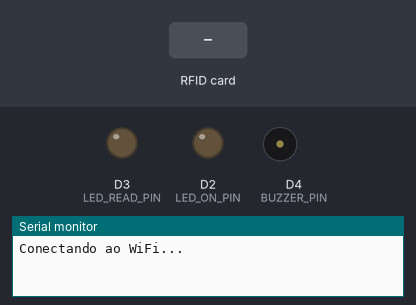
The sketch below on a simulated ESP8266 (NodeMCU). Shown: output pins drawn as LEDs (lit = HIGH), buzzer (waves = sounding), the last lines printed to the serial monitor. Inputs (shaded band) come from the test bench. WiFi joins after 1.5 s; servers stay silent unless stated; no MQTT or app messages arrive unless stated.

Above: at 0.1 s.
At 2.7 s:
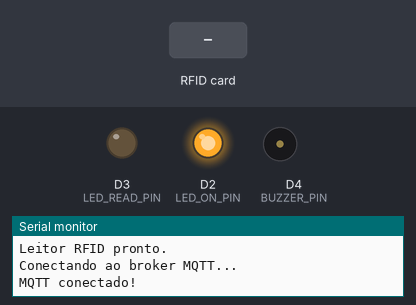
2.8 s: RFID card 5E 7A 19 C4 held to the reader
At 2.91 s:
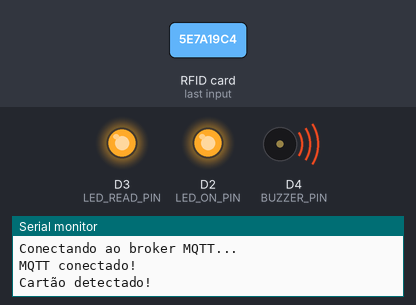
Timing chart, 0 to 5.8 s (numbered marks = the images above; inputs shaded):
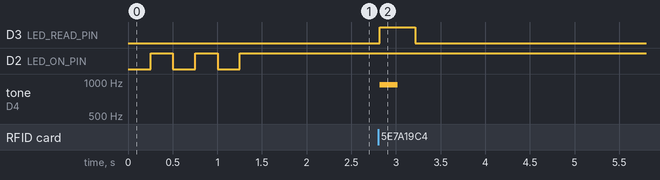

Measured:
- after the input at 2.8 s, D3 (LED_READ_PIN): LOW → HIGH at once, → LOW 0.40 s later; tone on D4 (BUZZER_PIN): silent → 950 Hz at once, → silent 0.20 s later

The sketch:

firmware.ino
```cpp
#include <ESP8266WiFi.h>
#include <PubSubClient.h>
#include <SPI.h>
#include <MFRC522.h>

#define SS_PIN D8
#define RST_PIN D0
#define BUZZER_PIN D4
#define LED_ON_PIN D2
#define LED_READ_PIN D3

const char* ssid = "Mobile_AP";
const char* password = "frd4aws2";
const char* mqtt_server = "137.131.151.245";

WiFiClient espClient;
PubSubClient client(espClient);

MFRC522 rfid(SS_PIN, RST_PIN);

// -------- BUZZER --------
void beep() {
  tone(BUZZER_PIN, 950);
  digitalWrite(LED_READ_PIN, HIGH); // 2kHz
  delay(200);            // duração do beep
  noTone(BUZZER_PIN);
  delay(200);
  digitalWrite(LED_READ_PIN, LOW);
}

// ------------------------

void conectarWifi() {

  Serial.println("Conectando ao WiFi...");
  WiFi.begin(ssid, password);

  while (WiFi.status() != WL_CONNECTED) {
    delay(250);
    digitalWrite(LED_ON_PIN, HIGH);
    Serial.print(".");
    delay(250);
    digitalWrite(LED_ON_PIN, LOW);
  }

  digitalWrite(LED_ON_PIN, HIGH);
  Serial.println("\nWiFi conectado!");
  Serial.print("IP: ");
  Serial.println(WiFi.localIP());
}

void conectarMQTT() {

  while (!client.connected()) {

    Serial.println("Conectando ao broker MQTT...");

    if (client.connect("esp8266_rfid")) {
      Serial.println("MQTT conectado!");
    }
    else {

      Serial.print("Erro MQTT: ");
      Serial.println(client.state());

      Serial.println("Tentando novamente...");
      delay(2000);
    }
  }
}

void setup() {

  Serial.begin(9600);

  pinMode(BUZZER_PIN, OUTPUT);
  pinMode(LED_ON_PIN, OUTPUT);
  pinMode(LED_READ_PIN, OUTPUT);

  conectarWifi();

  client.setServer(mqtt_server, 1883);

  SPI.begin();
  rfid.PCD_Init();

  Serial.println("Leitor RFID pronto.");
}

void loop() {

  if (!client.connected()) {
    conectarMQTT();
  }

  client.loop();

  if (!rfid.PICC_IsNewCardPresent())
    return;

  if (!rfid.PICC_ReadCardSerial())
    return;

  Serial.println("\nCartão detectado!");

  // 🔊 beep ao ler cartão
  beep();

  String uidString = "";

  for (byte i = 0; i <rfid.uid.size; i++) {

    if (rfid.uid.uidByte[i] < 0x10)
      uidString += "0";

    uidString += String(rfid.uid.uidByte[i], HEX);
  }

  Serial.print("UID do cartão: ");
  Serial.println(uidString);

  boolean ok = client.publish("sensor/UND001/rfid", uidString.c_str());

  if (ok) {
    Serial.println("UID enviado para MQTT");
  } else {
    Serial.println("Falha ao enviar UID");
  }

  rfid.PICC_HaltA();
  rfid.PCD_StopCrypto1();

  delay(2000);
}
```
